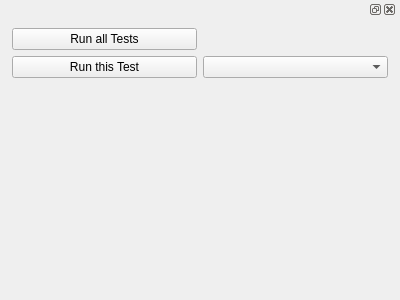
<?xml version="1.0" encoding="UTF-8"?>
<ui version="4.0">
 <class>Form</class>
 <widget class="QWidget" name="Form">
  <property name="geometry">
   <rect>
    <x>0</x>
    <y>0</y>
    <width>400</width>
    <height>300</height>
   </rect>
  </property>
  <property name="windowTitle">
   <string>Form</string>
  </property>
  <layout class="QVBoxLayout" name="verticalLayout">
   <property name="spacing">
    <number>0</number>
   </property>
   <property name="leftMargin">
    <number>3</number>
   </property>
   <property name="topMargin">
    <number>0</number>
   </property>
   <property name="rightMargin">
    <number>3</number>
   </property>
   <property name="bottomMargin">
    <number>0</number>
   </property>
   <item>
    <widget class="QDockWidget" name="dockWidget">
     <widget class="QWidget" name="dockWidgetContents">
      <layout class="QGridLayout" name="gridLayout">
       <item row="1" column="0">
        <widget class="QPushButton" name="run_this_test">
         <property name="text">
          <string>Run this Test</string>
         </property>
        </widget>
       </item>
       <item row="1" column="1">
        <widget class="QComboBox" name="selected_test"/>
       </item>
       <item row="0" column="0">
        <widget class="QPushButton" name="run_all_tests">
         <property name="text">
          <string>Run all Tests</string>
         </property>
        </widget>
       </item>
       <item row="2" column="0">
        <spacer name="verticalSpacer">
         <property name="orientation">
          <enum>Qt::Vertical</enum>
         </property>
         <property name="sizeHint" stdset="0">
          <size>
           <width>20</width>
           <height>40</height>
          </size>
         </property>
        </spacer>
       </item>
      </layout>
     </widget>
    </widget>
   </item>
  </layout>
 </widget>
 <resources/>
 <connections/>
</ui>
